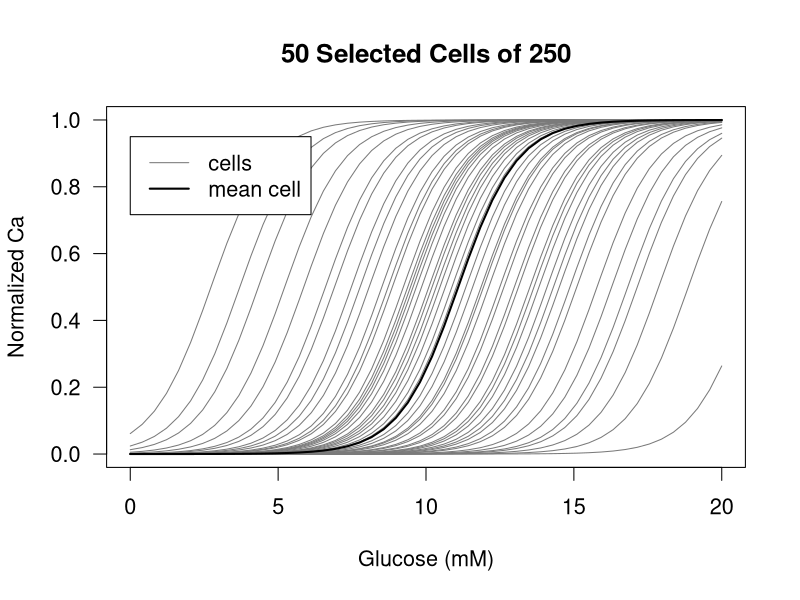
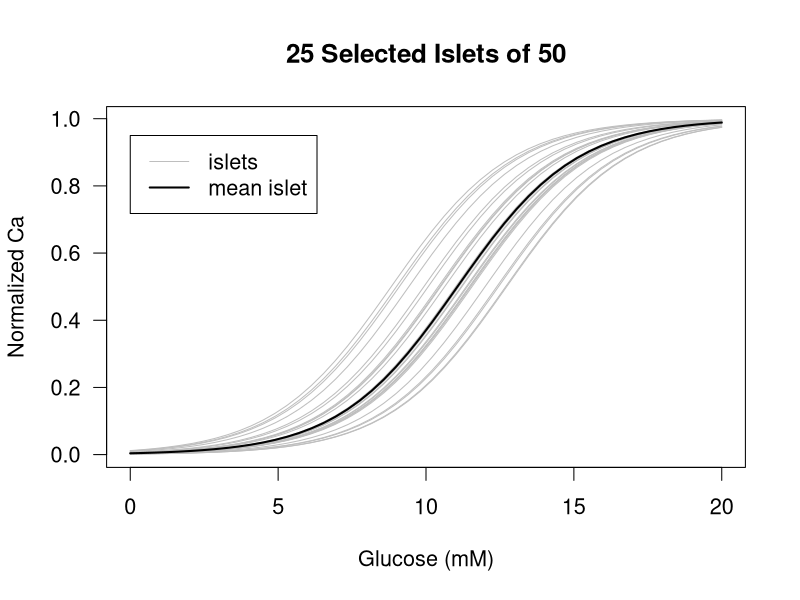

Generate these figures, in order, with R: (Note: this script raises an error after producing the figures.)
# cell parameters

par(cex=1.0)

ncell = 250
npoints = 50
x = seq(0, 20, length.out = npoints)
t = rnorm(ncell, 11, 4.0)

# threshold function :
active = function(y, n){sum(y > theta)/n}

gdrc = function(x,t,k){1/(1 + exp((t - x)/k))}

ran_k = 0
k0 = 1
#k0 = 2
if(!ran_k){
  k = rep(k0, ncell)
} else{
  k = rnorm(ncell,2,0.5)
}

k = abs(k)

# islet parameters

# making the islet distribution broader while leaving
# the scale factor the same as the cells doesn't work: broadens both
# avg Ca and % active

nislet = 50 # maybe make it much smaller than the number of cells?

tislet = rnorm(nislet, 11, 1.2)
#tislet = rnorm(nislet, 11, 0.4)
#tislet = rnorm(nislet, 11, 4.0)

k0.islet = 2.0
# k0.islet = 1.5
# k0.islet = 1.0

kislet = rep(k0.islet, nislet)

# threshold for considering to be active:
theta = 0.4

# graphical parameters

par(las=1)
par(cex=1.3)

# par(mfrow = c(1,2))

# make cells

dummy = numeric(ncell*npoints)

gmat = matrix(dummy, nrow=npoints)

t = sort(t)
k = sort(k)

for(i in 1:ncell){
  gmat[,i] = gdrc(x, t[i], k[i])
}



# plot selected cells

slimming = 5
matplot(x, gmat[,seq(0, ncell, by=slimming)], t='l', lty=1, col='gray48', 
        ylab = "Normalized Ca", xlab = "Glucose (mM)", main = paste(ncell/slimming, "Selected Cells of", ncell))

meancell = gdrc(x, mean(t), k0)

lines(x, meancell, lwd=2, col='black')

legend(0, 0.95, legend = c("cells", "mean cell"), lty=1, lwd=c(1,2), col=c('grey48','black'))



# make a batch of islets


dummy = numeric(nislet*npoints)

gmat.islet = matrix(dummy, nrow=npoints)

for(i in 1:nislet){
  gmat.islet[,i] = gdrc(x, tislet[i], kislet[i])
}

slimming = 2
matplot(x, gmat.islet[,seq(0, nislet, by=slimming)], t='l', lty=1, col='grey', 
        ylab = "Normalized Ca", xlab = "Glucose (mM)", main = paste(nislet/slimming, "Selected Islets of", nislet))

lines(x, gdrc(x, mean(tislet), mean(kislet)), col='black', lwd=2)

legend(0, 0.95, legend = c("islets", "mean islet"), lty=1, lwd=c(1,2), col=c('grey','black'))

# plot islets

title = paste("Averages of", nislet, "Islets, Threshold = ", theta)

avg.islet = rowMeans(gmat.islet)

pctactive.islet = apply(gmat.islet, 1, active, n=nislet)

# plot average Ca and Ca of average cell

plot(x, avg, t='l', col='black', xlab = "Glucose (mM)", ylab = "Normalized Ca")
lines(x, meancell)
legend(0,1, legend=c("Average Cell Ca", "Mean Cell"), col=c("black", "black"), lty=c(1,2))


# plot average islet Ca and Ca of average islet

meanislet = gdrc(x, mean(tislet), mean(kislet))

plot(x, avg.islet, t='l', col='red', xlab = "Glucose (mM)", ylab = "Normalized Ca")
lines(x, meanislet)
legend(0,1, legend=c("Average Islet Ca", "Mean Islet"), col=c("red", "black"), lty=1)


# plot average Ca for islets and cells

plot(x, 100*avg.islet, t='l', lwd=2, xlab = "Glucose (mM)", 
     ylab = "Percent of max calcium")

lines(x, 100*avg, col='black', lwd=2, lty=2)


legend(0, 100, legend=c("Avg Islet Ca", "Avg Cell Ca"), lwd=c(2,2), lty=c(1,2), 
       col = c("black", "black"))

# plot % responding islets and cells

plot(x, 100*pctactive.islet, t='l', lwd=2, xlab = "Glucose (mM)", 
     ylab = "Percent Responding", col='black')

lines(x, 100*pctactive, col='black', lwd=2, lty=2)

legend(0, 100, legend=c("% islets active", "% cells active"), 
       col = c("black","black"), lty=c(1,2), lwd=c(2,2), cex=1 )
